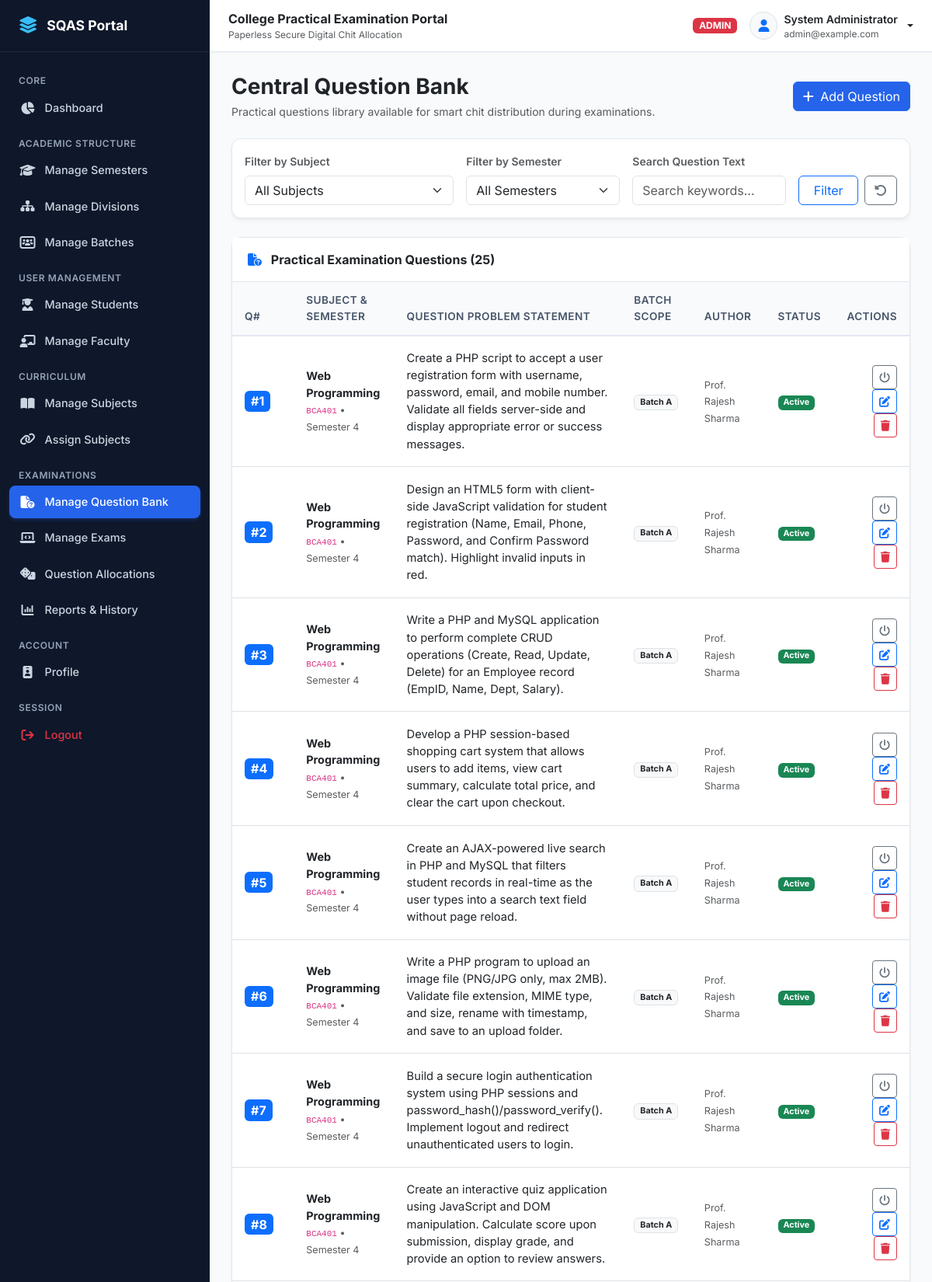
Screenshot of /admin/questions.php (signed in, upper part) with the database file from the repository.
### tables this page shows
CREATE TABLE `questions` (
  `question_id` INT AUTO_INCREMENT PRIMARY KEY,
  `subject_id` INT NOT NULL,
  `semester_id` INT NOT NULL,
  `batch_id` INT DEFAULT NULL,
  `question_number` INT NOT NULL,
  `question_text` TEXT NOT NULL,
  `status` ENUM('active', 'inactive') NOT NULL DEFAULT 'active',
  `created_by` INT NOT NULL,
  `created_at` TIMESTAMP DEFAULT CURRENT_TIMESTAMP,
  INDEX `idx_questions_subject` (`subject_id`),
  FOREIGN KEY (`subject_id`) REFERENCES `subjects`(`subject_id`) ON DELETE CASCADE,
  FOREIGN KEY (`semester_id`) REFERENCES `semesters`(`semester_id`) ON DELETE CASCADE,
  FOREIGN KEY (`created_by`) REFERENCES `users`(`user_id`) ON DELETE CASCADE
);

CREATE TABLE `subjects` (
  `subject_id` INT AUTO_INCREMENT PRIMARY KEY,
  `subject_code` VARCHAR(50) NOT NULL UNIQUE,
  `subject_name` VARCHAR(150) NOT NULL,
  `semester_id` INT NOT NULL,
  `status` ENUM('active', 'inactive') NOT NULL DEFAULT 'active',
  `created_at` TIMESTAMP DEFAULT CURRENT_TIMESTAMP,
  FOREIGN KEY (`semester_id`) REFERENCES `semesters`(`semester_id`) ON DELETE CASCADE
);

CREATE TABLE `semesters` (
  `semester_id` INT AUTO_INCREMENT PRIMARY KEY,
  `semester_name` VARCHAR(50) NOT NULL,
  `semester_code` VARCHAR(20) NOT NULL UNIQUE,
  `status` ENUM('active', 'inactive') NOT NULL DEFAULT 'active',
  `created_at` TIMESTAMP DEFAULT CURRENT_TIMESTAMP
);

CREATE TABLE `batches` (
  `batch_id` INT AUTO_INCREMENT PRIMARY KEY,
  `batch_name` VARCHAR(50) NOT NULL,
  `semester_id` INT NOT NULL,
  `division_id` INT NOT NULL,
  `start_roll_no` INT NOT NULL,
  `end_roll_no` INT NOT NULL,
  `status` ENUM('active', 'inactive') NOT NULL DEFAULT 'active',
  `created_at` TIMESTAMP DEFAULT CURRENT_TIMESTAMP,
  INDEX `idx_batch_sem_div` (`semester_id`, `division_id`),
  FOREIGN KEY (`semester_id`) REFERENCES `semesters`(`semester_id`) ON DELETE CASCADE,
  FOREIGN KEY (`division_id`) REFERENCES `divisions`(`division_id`) ON DELETE CASCADE
);

CREATE TABLE `users` (
  `user_id` INT AUTO_INCREMENT PRIMARY KEY,
  `name` VARCHAR(100) NOT NULL,
  `email` VARCHAR(100) NOT NULL UNIQUE,
  `username` VARCHAR(50) NOT NULL UNIQUE,
  `password` VARCHAR(255) NOT NULL,
  `role` ENUM('admin', 'faculty', 'student') NOT NULL,
  `status` ENUM('active', 'inactive') NOT NULL DEFAULT 'active',
  `created_at` TIMESTAMP DEFAULT CURRENT_TIMESTAMP,
  `updated_at` TIMESTAMP DEFAULT CURRENT_TIMESTAMP ON UPDATE CURRENT_TIMESTAMP,
  INDEX `idx_users_role` (`role`),
  INDEX `idx_users_status` (`status`)
);

### admin/questions.php (the view, shortened to what this page needs)
<?php
require_once __DIR__ . '/../includes/functions.php';
$filterSubject = (int)($_GET['subject_id'] ?? 0);
$search = trim($_GET['search'] ?? '');
$where = ["1=1"];
$params = [];
$whereClause = implode(" AND ", $where);
$questionsStmt = $pdo->prepare("
    SELECT q.*, s.subject_name, s.subject_code, sem.semester_name, b.batch_name, u.name as creator_name
    FROM questions q
    JOIN subjects s ON q.subject_id = s.subject_id
    JOIN semesters sem ON q.semester_id = sem.semester_id
    LEFT JOIN batches b ON q.batch_id = b.batch_id
    JOIN users u ON q.created_by = u.user_id
    WHERE {$whereClause}
    ORDER BY s.subject_code ASC, q.question_number ASC
");
$questionsStmt->execute($params);
$questions = $questionsStmt->fetchAll();
include __DIR__ . '/../includes/header.php';
?>
<div class="d-flex justify-content-between align-items-center mb-4 flex-wrap gap-2">
    <div>
        <h3 class="fw-bold text-dark mb-1">Central Question Bank</h3>
        <p class="text-muted small mb-0">Practical questions library available for smart chit distribution during examinations.</p>
    </div>
    <div class="d-flex gap-2">
        <button class="btn btn-primary" data-bs-toggle="modal" data-bs-target="#addQuestionModal">
            <i class="fa-solid fa-plus me-1"></i> Add Question
        </button>
    </div>
</div>
<div class="card mb-4">
    <div class="card-body">
        <form method="GET" action="questions.php" class="row g-3 align-items-end">
            <div class="col-md-4">
                <label class="form-label small fw-semibold text-muted">Filter by Subject</label>
                <select name="subject_id" class="form-select">
                    <option value="">All Subjects</option>
                </select>
            </div>
            <div class="col-md-3">
                <label class="form-label small fw-semibold text-muted">Filter by Semester</label>
                <select name="semester_id" class="form-select">
                    <option value="">All Semesters</option>
                </select>
            </div>
            <div class="col-md-3">
                <label class="form-label small fw-semibold text-muted">Search Question Text</label>
                <input type="text" name="search" class="form-control" placeholder="Search keywords..." value="<?= e($search) ?>">
            </div>
            <div class="col-md-2 d-flex gap-2">
                <button type="submit" class="btn btn-outline-primary w-100">Filter</button>
                <a href="questions.php" class="btn btn-outline-secondary" title="Reset Filters"><i class="fa-solid fa-rotate-left"></i></a>
            </div>
        </form>
    </div>
</div>
<div class="card">
    <div class="card-header bg-white d-flex justify-content-between align-items-center">
        <span class="fw-bold text-dark"><i class="fa-solid fa-file-circle-question me-2 text-primary"></i> Practical Examination Questions (<?= count($questions) ?>)</span>
    </div>
    <div class="card-body p-0">
        <div class="table-responsive">
            <table class="table table-hover align-middle mb-0">
                <thead>
                    <tr>
                        <th style="width: 70px;">Q#</th>
                        <th>Subject & Semester</th>
                        <th>Question Problem Statement</th>
                        <th>Batch Scope</th>
                        <th>Author</th>
                        <th>Status</th>
                        <th class="text-end">Actions</th>
                    </tr>
                </thead>
                <tbody>
                    <?php if (empty($questions)): ?>
                        <tr><td colspan="7" class="text-center text-muted py-4">No questions found matching criteria.</td></tr>
                    <?php else: ?>
                        <?php foreach ($questions as $q): ?>
                            <tr>
                                <td><span class="badge bg-primary fs-6 px-2">#<?= $q['question_number'] ?></span></td>
                                <td>
                                    <div class="fw-bold text-dark"><?= e($q['subject_name']) ?></div>
                                    <small class="text-muted"><code><?= e($q['subject_code']) ?></code> &bull; <?= e($q['semester_name']) ?></small>
                                </td>
                                <td>
                                    <div class="text-dark py-1" style="max-width: 480px; font-size: 0.92rem; line-height: 1.5;">
                                        <?= nl2br(e($q['question_text'])) ?>
                                    </div>
                                </td>
                                <td>
                                    <?php if ($q['batch_name']): ?>
                                        <span class="badge bg-light text-dark border"><?= e($q['batch_name']) ?></span>
                                    <?php else: ?>
                                        <span class="badge bg-light text-muted border">Subject Wide</span>
                                    <?php endif; ?>
                                </td>
                                <td>
                                    <small class="text-muted"><?= e($q['creator_name']) ?></small>
                                </td>
                                <td><?= status_badge($q['status']) ?></td>
                                <td class="text-end">
                                    <a href="questions.php?action=toggle&id=<?= $q['question_id'] ?>&subject_id=<?= $filterSubject ?>" class="btn btn-sm btn-outline-secondary" title="Toggle Status">
                                        <i class="fa-solid fa-power-off"></i>
                                    </a>
                                    <button class="btn btn-sm btn-outline-primary" data-bs-toggle="modal" data-bs-target="#editQModal<?= $q['question_id'] ?>" title="Edit">
                                        <i class="fa-solid fa-pen-to-square"></i>
                                    </button>
                                    <a href="questions.php?action=delete&id=<?= $q['question_id'] ?>&subject_id=<?= $filterSubject ?>" class="btn btn-sm btn-outline-danger" data-confirm="Are you sure you want to delete Question #<?= $q['question_number'] ?>?" title="Delete">
                                        <i class="fa-solid fa-trash"></i>
                                    </a>
                                </td>
                            </tr>
                        <?php endforeach; ?>
                    <?php endif; ?>
                </tbody>
            </table>
        </div>
    </div>
</div>
<?php include __DIR__ . '/../includes/footer.php'; ?>

### includes/functions.php (shortened to what this page needs)
<?php
function e($string) {
    return htmlspecialchars((string)$string, ENT_QUOTES, 'UTF-8');
}
function status_badge($status) {
    $status = strtolower($status);
    $map = [
        'active'     => ['class' => 'bg-success', 'text' => 'Active'],
        'inactive'   => ['class' => 'bg-secondary', 'text' => 'Inactive'],
        'scheduled'  => ['class' => 'bg-info text-dark', 'text' => 'Scheduled'],
        'running'    => ['class' => 'bg-warning text-dark', 'text' => 'Running'],
        'completed'  => ['class' => 'bg-primary', 'text' => 'Completed'],
        'cancelled'  => ['class' => 'bg-danger', 'text' => 'Cancelled'],
        'draft'      => ['class' => 'bg-secondary', 'text' => 'Draft'],
        'allocated'  => ['class' => 'bg-info text-dark', 'text' => 'Allocated'],
        'submitted'  => ['class' => 'bg-success', 'text' => 'Submitted'],
        'absent'     => ['class' => 'bg-danger', 'text' => 'Absent']
    ];
    $item = $map[$status] ?? ['class' => 'bg-secondary', 'text' => ucfirst($status)];
    return '<span class="badge ' . $item['class'] . '">' . $item['text'] . '</span>';
}

### assets/css/style.css (style rules this page uses)
:root { --primary-navy: #0f2744; --primary-blue: #1e40af; --primary-accent: #2563eb; --primary-hover: #1d4ed8; --bg-slate: #f8fafc; --bg-sidebar: #0f172a; --bg-sidebar-hover: #1e293b; --text-dark: #1e293b; --text-muted: #64748b; --border-light: #e2e8f0; --card-shadow: 0 4px 6px -1px rgba(0, 0, 0, 0.05), 0 2px 4px -2px rgba(0, 0, 0, 0.05); --card-hover-shadow: 0 10px 15px -3px rgba(0, 0, 0, 0.08), 0 4px 6px -4px rgba(0, 0, 0, 0.05); }
body { font-family: 'Inter', system-ui, -apple-system, BlinkMacSystemFont, "Segoe UI", Roboto, sans-serif; background-color: var(--bg-slate); color: var(--text-dark); min-height: 100vh; display: flex; flex-direction: column; }
.card { border: 1px solid var(--border-light); border-radius: 0.75rem; box-shadow: var(--card-shadow); transition: box-shadow 0.2s ease, transform 0.2s ease; background-color: #ffffff; }
.card-header { background-color: #ffffff; border-bottom: 1px solid var(--border-light); font-weight: 600; padding: 1rem 1.25rem; }
.table thead th { background-color: #f8fafc; color: #475569; font-weight: 600; font-size: 0.85rem; text-transform: uppercase; letter-spacing: 0.03em; border-bottom: 2px solid var(--border-light); padding: 0.85rem 1rem; }
.table tbody td { padding: 0.85rem 1rem; vertical-align: middle; font-size: 0.9rem; }
.btn-primary { background-color: var(--primary-accent); border-color: var(--primary-accent); }

### rows the page displays
questions: question_number "1", subject.subject_name "Web Programming", subject.subject_code "BCA401", semester.semester_name "Semester 4", question_text "Create a PHP script to accept a user registration form with username, password, email, and mobile number. Validate all fields server-side and display appropriate error or success messages.", batch.batch_name "Batch A", created_by.name "Prof. Rajesh Sharma", status "Active"
questions: question_number "2", subject.subject_name "Web Programming", subject.subject_code "BCA401", semester.semester_name "Semester 4", question_text "Design an HTML5 form with client-side JavaScript validation for student registration (Name, Email, Phone, Password, and Confirm Password match). Highlight invalid inputs in red.", batch.batch_name "Batch A", created_by.name "Prof. Rajesh Sharma", status "Active"
questions: question_number "3", subject.subject_name "Web Programming", subject.subject_code "BCA401", semester.semester_name "Semester 4", question_text "Write a PHP and MySQL application to perform complete CRUD operations (Create, Read, Update, Delete) for an Employee record (EmpID, Name, Dept, Salary).", batch.batch_name "Batch A", created_by.name "Prof. Rajesh Sharma", status "Active"
questions: question_number "4", subject.subject_name "Web Programming", subject.subject_code "BCA401", semester.semester_name "Semester 4", question_text "Develop a PHP session-based shopping cart system that allows users to add items, view cart summary, calculate total price, and clear the cart upon checkout.", batch.batch_name "Batch A", created_by.name "Prof. Rajesh Sharma", status "Active"
questions: question_number "5", subject.subject_name "Web Programming", subject.subject_code "BCA401", semester.semester_name "Semester 4", question_text "Create an AJAX-powered live search in PHP and MySQL that filters student records in real-time as the user types into a search text field without page reload.", batch.batch_name "Batch A", created_by.name "Prof. Rajesh Sharma", status "Active"
questions: question_number "6", subject.subject_name "Web Programming", subject.subject_code "BCA401", semester.semester_name "Semester 4", question_text "Write a PHP program to upload an image file (PNG/JPG only, max 2MB). Validate file extension, MIME type, and size, rename with timestamp, and save to an upload folder.", batch.batch_name "Batch A", created_by.name "Prof. Rajesh Sharma", status "Active"
questions: question_number "7", subject.subject_name "Web Programming", subject.subject_code "BCA401", semester.semester_name "Semester 4", question_text "Build a secure login authentication system using PHP sessions and password_hash()/password_verify(). Implement logout and redirect unauthenticated users to login.", batch.batch_name "Batch A", created_by.name "Prof. Rajesh Sharma", status "Active"
questions: question_number "8", subject.subject_name "Web Programming", subject.subject_code "BCA401", semester.semester_name "Semester 4", question_text "Create an interactive quiz application using JavaScript and DOM manipulation. Calculate score upon submission, display grade, and provide an option to review answers.", batch.batch_name "Batch A", created_by.name "Prof. Rajesh Sharma", status "Active"

### other values shown
$currentUser['role'] "ADMIN"
$currentUser['name'] "System Administrator"
$currentUser['email'] "admin@example.com"
count($questions) "25"
